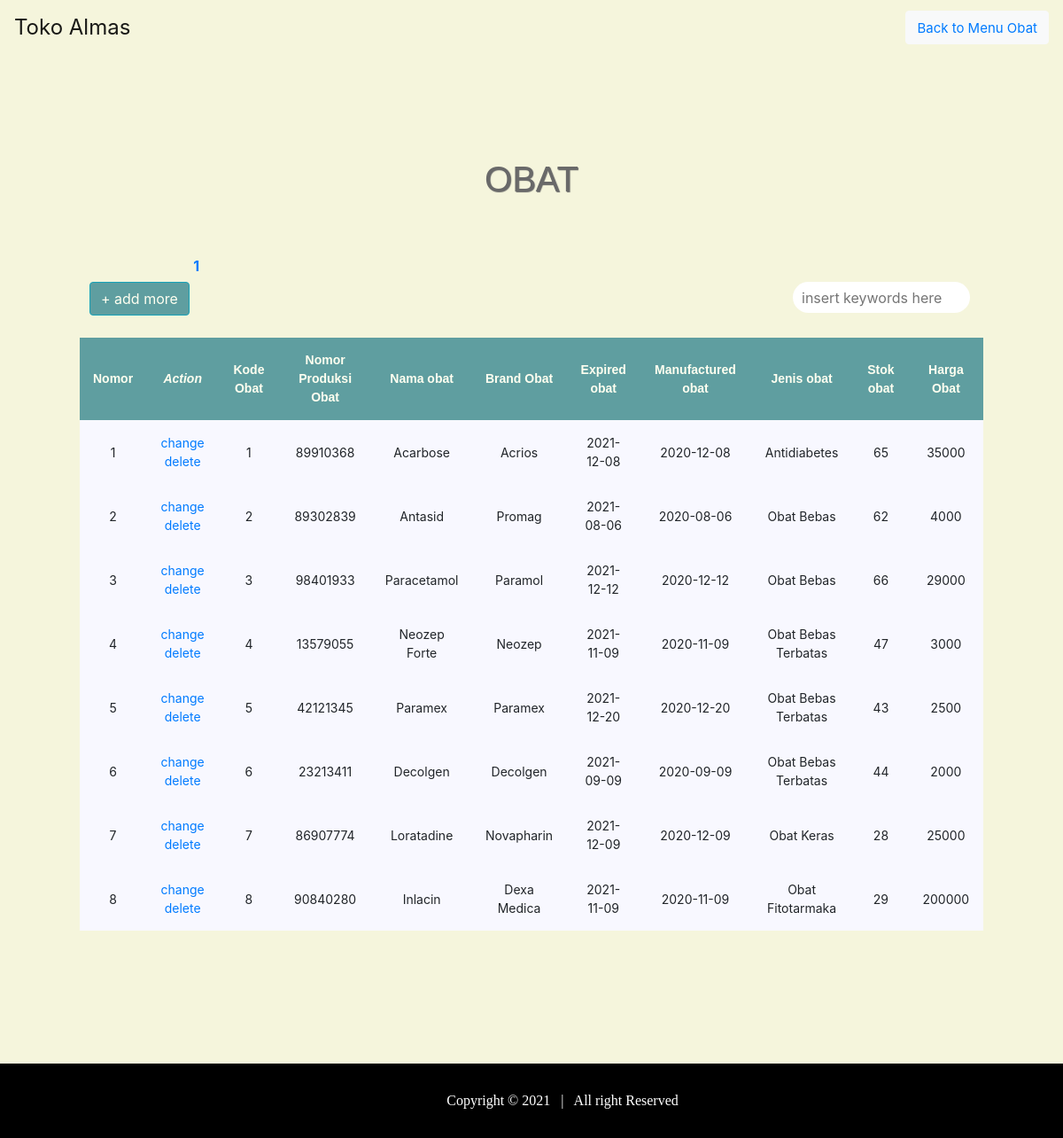
The app's page / (signed in) with its own data.
### tables this page shows
CREATE TABLE `obat` (
  `kode_obat` int(20) NOT NULL,
  `nomor_produksi_obat` int(20) NOT NULL,
  `nama_obat` varchar(20) NOT NULL,
  `brand_obat` varchar(20) NOT NULL,
  `expired_obat` date NOT NULL,
  `manufactured_obat` date NOT NULL,
  `jenis_obat` varchar(20) NOT NULL,
  `stok_obat` int(20) NOT NULL,
  `harga_obat` int(20) NOT NULL
);

### functions.php (called while the page is built, shortened)
<?php
$conn = mysqli_connect("localhost", "root", "", "almassistem");
function query($query) {
    global $conn;
    $result = mysqli_query($conn, $query);
    $rows = [];
    while ($row = mysqli_fetch_assoc($result)) {
      $rows[] = $row;
    }
    return $rows;
  }
?>

### index.php (the view, shortened to what this page needs)
<?php
require 'functions.php';
$jumlahdataperhalaman = 8;
$jumlahdata = count(query("SELECT * FROM obat"));
$jumlahhalaman = ceil($jumlahdata / $jumlahdataperhalaman);
$halamanaktif = (isset ($_GET["halaman"]) ) ? $_GET["halaman"] : 1 ;
$awaldata = ($jumlahdataperhalaman * $halamanaktif ) - $jumlahdataperhalaman;
$obat = query("SELECT * FROM obat LIMIT $awaldata, $jumlahdataperhalaman");
?>
<!DOCTYPE html>
<html lang="en">
<head>
    <link rel="stylesheet" href="https://cdn.jsdelivr.net/npm/bootstrap@4.5.3/dist/css/bootstrap.min.css">
    <link rel="stylesheet" type="text/css" href="style.css">
    <link rel="stylesheet" href="https://cdn.jsdelivr.net/npm/bootstrap@4.5.3/dist/css/bootstrap.min.css">
    <link rel="stylesheet" type="text/css" href="styleobat.css">
</head>
<body>
<header>
        <nav class="navbar navbar-expand-lg navbar-light bg-transparent">
            <a class="navbar-brand text-black" >Toko Almas</a>
            <div class="collapse navbar-collapse" id="navbarSupportedContent">
                <ul class="navbar-nav ml-auto">
                    <li class="nav-item">
                        <button type="button" class="btn btn-light"><a href="menukedua.php" style="font-size: 15px;">Back to Menu Obat</a></button>
                    </li>
                </ul>
            </div>
        </nav>
    </header>
    <p>OBAT</p>
    <button type="button" class="btn btn-info" style="margin-top: 70px; margin-left: 101px; background-color: CadetBlue;"> <a href="tambah.php" style="color: Ivory;">+ add more</a></button>
    <div class="box">
    <form action="" method="post">
        <input type="text" name="keyword" class="input" autofocus placeholder="insert keywords here" autocomplete="off" id="keyword">
        <br>
    </form>
    </div>
    <?php for($i=1; $i<=$jumlahhalaman; $i++) : ?>
        <?php if($i == $halamanaktif) : ?>
            <a href="?halaman= <?= $i;  ?>" style="font-weight :bold;
            "> <?= $i; ?> </a>
        <?php else : ?>
            <a href="?halaman= <?= $i;  ?>"> <?= $i; ?> </a>
        <?php endif; ?>
    <?php endfor; ?>
    <div id="container">
    <table border="1" cellpadding="10" cellspacing="0" align="center">
    <tr>
        <th>Nomor</th>
        <th><i>Action</i></th>
        <th>Kode Obat</th>
        <th>Nomor Produksi Obat</th>
        <th>Nama obat</th>
        <th>Brand Obat</th>
        <th>Expired obat</th>
        <th>Manufactured obat</th>
        <th>Jenis obat</th>
        <th>Stok obat</th>
        <th>Harga Obat</th>
    </tr>
    <?php $i = 1; ?>
    <?php foreach($obat as $row) : ?>
    <tr>
    <td> <?= $i; ?></td>
    <td>
        <a href="ubah.php?kode_obat= <?= $row["kode_obat"]; ?>">change</a>
        <a href="hapus.php?kode_obat=<?= $row["kode_obat"]; ?>"onclick="return confirm('apakan anda yakin akan meenghapus data?');">delete </a>
    </td>
    <td><?= $row["kode_obat"] ?></td>
    <td><?= $row["nomor_produksi_obat"] ?> </td>
    <td><?= $row["nama_obat"] ?> </td>
    <td><?= $row["brand_obat"] ?> </td>
    <td><?= $row["expired_obat"] ?> </td>
    <td><?= $row["manufactured_obat"] ?> </td>
    <td><?= $row["jenis_obat"] ?> </td>
    <td><?= $row["stok_obat"] ?> </td>
    <td><?= $row["harga_obat"] ?> </td>
    </tr>
    <?php $i++; ?>
    <?php endforeach ?>
    </table>
    </div>
</body>
<footer>
<div class='footer-left' style="text-align: center;">
          Copyright  &#169; 2021 &nbsp;&nbsp;|&nbsp;&nbsp;  All right Reserved
        </div>
    </footer>
</html>

### style.css (style rules this page uses)
.navbar-brand { font-size: 18pt; }

### styleobat.css (style rules this page uses)
.navbar-brand { font-size: 24px; }
body { padding: 0; margin: 0; background-color: Beige; }
p { text-align: center; padding-top: 110px; color: DimGrey; text-shadow: 1px 1px 1px #696969; font-family: Arial, Sans-serif; font-size: 40px; }
table, th, td { text-align: center; border: 1px Ivory; border-collapse: collapse; }
th { background-color: CadetBlue; color: Ivory; font-family: Arial, Helvetica, sans-serif;; font-size: 14px; }
td { background-color: GhostWhite; font-size: 14px; }
th, td { padding: 15px; }
table { margin-top: 25px; margin-bottom: 20px; width: 85%; }
footer { background-color: black; color: white; font-family: 'EB Garamond'; padding: 30px 30px 30px 100px; margin-top: 150px; }
.box { float: right; margin-right: 5px; width: 300px; border-radius: 40px; height: 32px; margin-top: 70px; }
.input { outline: none; height: 35px; width: 200px; border-radius: 40px; border: 0; padding-left: 10px; padding-right: 10px; }

### records on screen
obat: kode_obat "1", nomor_produksi_obat "89910368", nama_obat "Acarbose", brand_obat "Acrios", expired_obat "2021-12-08", manufactured_obat "2020-12-08", jenis_obat "Antidiabetes", stok_obat "65", harga_obat "35000"
obat: kode_obat "2", nomor_produksi_obat "89302839", nama_obat "Antasid", brand_obat "Promag", expired_obat "2021-08-06", manufactured_obat "2020-08-06", jenis_obat "Obat Bebas", stok_obat "62", harga_obat "4000"
obat: kode_obat "3", nomor_produksi_obat "98401933", nama_obat "Paracetamol", brand_obat "Paramol", expired_obat "2021-12-12", manufactured_obat "2020-12-12", jenis_obat "Obat Bebas", stok_obat "66", harga_obat "29000"
obat: kode_obat "4", nomor_produksi_obat "13579055", nama_obat "Neozep Forte", brand_obat "Neozep", expired_obat "2021-11-09", manufactured_obat "2020-11-09", jenis_obat "Obat Bebas Terbatas", stok_obat "47", harga_obat "3000"
obat: kode_obat "5", nomor_produksi_obat "42121345", nama_obat "Paramex", brand_obat "Paramex", expired_obat "2021-12-20", manufactured_obat "2020-12-20", jenis_obat "Obat Bebas Terbatas", stok_obat "43", harga_obat "2500"
obat: kode_obat "6", nomor_produksi_obat "23213411", nama_obat "Decolgen", brand_obat "Decolgen", expired_obat "2021-09-09", manufactured_obat "2020-09-09", jenis_obat "Obat Bebas Terbatas", stok_obat "44", harga_obat "2000"
obat: kode_obat "7", nomor_produksi_obat "86907774", nama_obat "Loratadine", brand_obat "Novapharin", expired_obat "2021-12-09", manufactured_obat "2020-12-09", jenis_obat "Obat Keras", stok_obat "28", harga_obat "25000"
obat: kode_obat "8", nomor_produksi_obat "90840280", nama_obat "Inlacin", brand_obat "Dexa Medica", expired_obat "2021-11-09", manufactured_obat "2020-11-09", jenis_obat "Obat Fitotarmaka", stok_obat "29", harga_obat "200000"
